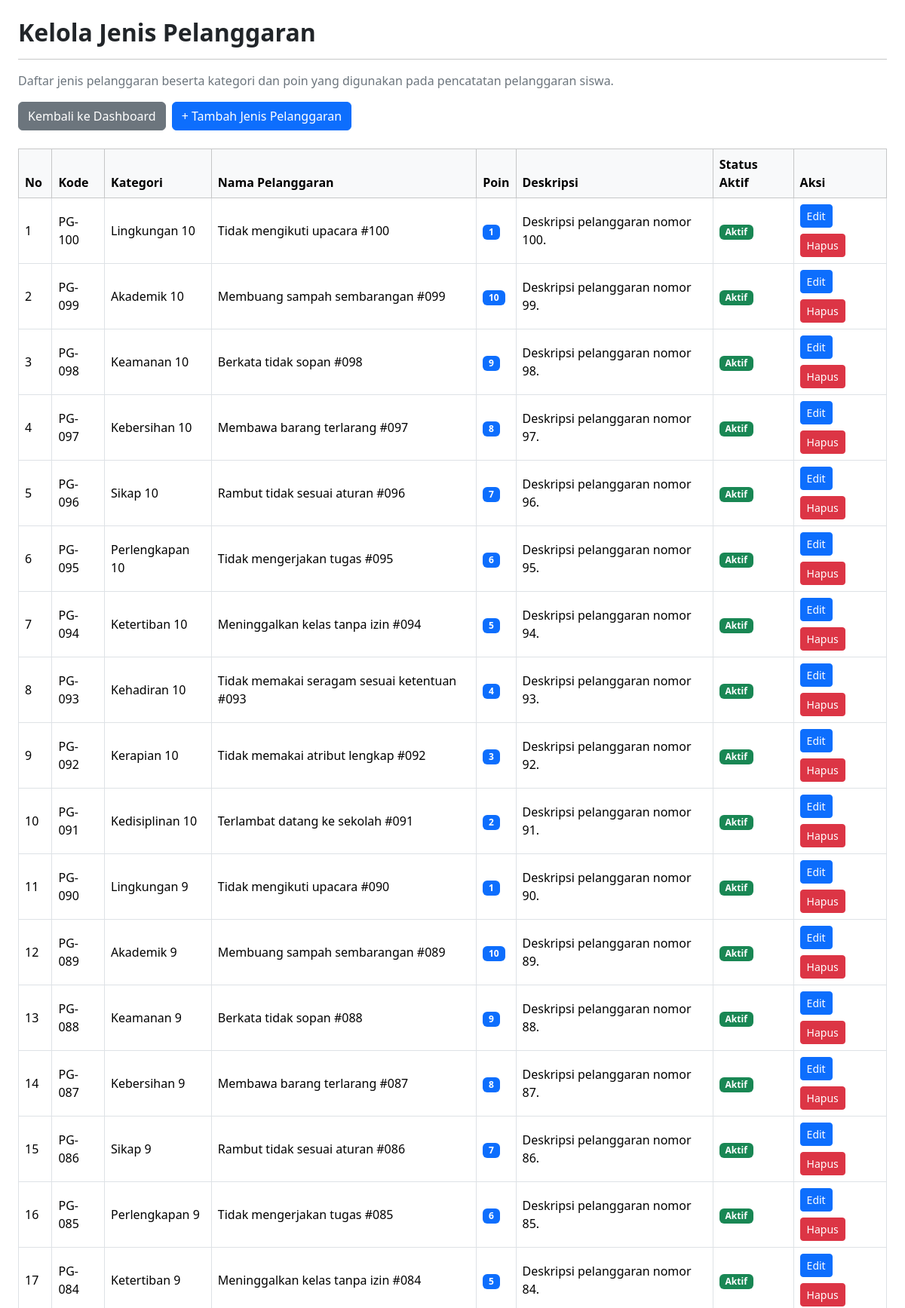
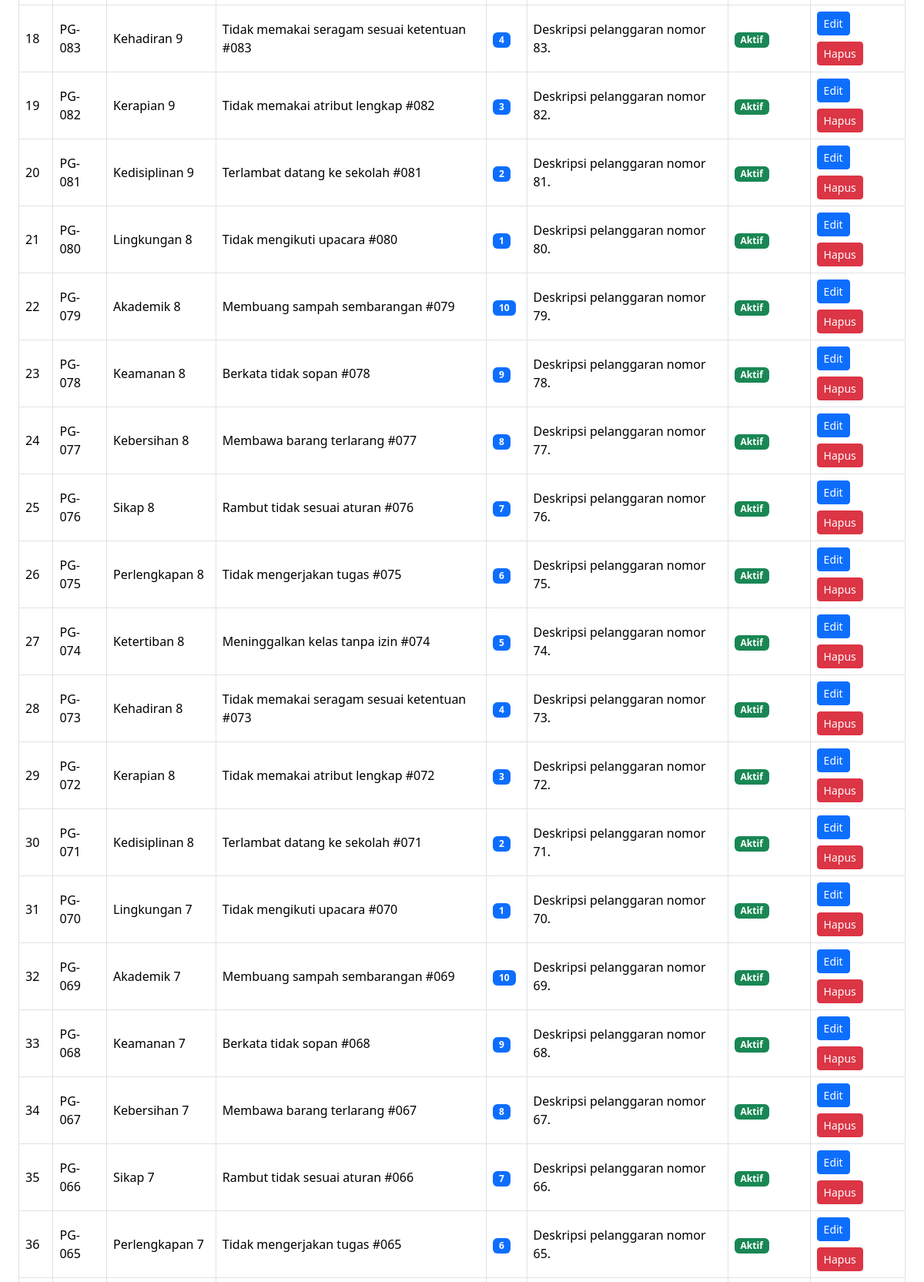
The page /kelola_jenis_pelanggaran.php (signed in, upper part) on the database its author committed (2 pictures, top to bottom).
### tables this page shows
CREATE TABLE `t_pelanggaran` (
  `id` int(11) NOT NULL,
  `pelanggaran_kategori_id` int(11) DEFAULT NULL,
  `kode` varchar(30) DEFAULT NULL,
  `nama` varchar(150) DEFAULT NULL,
  `poin` int(11) NOT NULL,
  `deskripsi` text NOT NULL,
  `status_aktif` tinyint(1) NOT NULL,
  `created_at` timestamp NOT NULL DEFAULT current_timestamp(),
  `updated_at` timestamp NOT NULL DEFAULT current_timestamp()
);

CREATE TABLE `t_pelanggaran_kategori` (
  `id` int(11) NOT NULL,
  `nama` varchar(100) DEFAULT NULL,
  `deskripsi` text NOT NULL,
  `status_aktif` tinyint(1) NOT NULL,
  `created_at` timestamp NOT NULL DEFAULT current_timestamp(),
  `updated_at` timestamp NOT NULL DEFAULT current_timestamp()
);

### kelola_jenis_pelanggaran.php (the view, shortened to what this page needs)
<?php
require_once __DIR__ . '/config/koneksi.php';
$embed = (($_GET['embed'] ?? $_POST['embed'] ?? '') === '1');
$sql = "
    SELECT
        p.id,
        p.kode,
        p.nama,
        p.poin,
        p.deskripsi,
        p.status_aktif,
        k.nama AS nama_kategori
    FROM t_pelanggaran p
    LEFT JOIN t_pelanggaran_kategori k
        ON k.id = p.pelanggaran_kategori_id
    ORDER BY p.id DESC
";
$query = mysqli_query($koneksi, $sql);
function e($value)
{
    return htmlspecialchars((string) $value, ENT_QUOTES, 'UTF-8');
}
?>
<?php if (!$embed): ?>
<!doctype html>
<html lang="id">
<head>
    <link href="https://cdn.jsdelivr.net/npm/bootstrap@5.3.3/dist/css/bootstrap.min.css"
          rel="stylesheet">
    <link href="https://cdn.datatables.net/2.3.4/css/dataTables.bootstrap5.min.css"
          rel="stylesheet">
</head>
<body>
<?php else: ?>
<link href="https://cdn.datatables.net/2.3.4/css/dataTables.bootstrap5.min.css"
      rel="stylesheet">
<?php endif; ?>
<div class="container-fluid p-3 p-md-4 bg-white">
    <h2 class="fw-bold mb-3">Kelola Jenis Pelanggaran</h2>
    <hr>
    <p class="text-secondary">
        Daftar jenis pelanggaran beserta kategori dan poin yang digunakan
        pada pencatatan pelanggaran siswa.
    </p>
    <div class="d-flex flex-wrap gap-2 mb-4">
        <a href="dashboard.php?embed=1"
           class="btn btn-secondary"
           onclick="return kembaliDashboard(event)">
            Kembali ke Dashboard
        </a>
        <a href="tambah_jenis_pelanggaran.php<?= $embed ? '?embed=1' : '' ?>"
           class="btn btn-primary">
            + Tambah Jenis Pelanggaran
        </a>
    </div>
    <div class="table-responsive">
        <table id="tabelJenisPelanggaran"
               class="table table-bordered table-hover align-middle w-100">
            <thead class="table-light">
                <tr>
                    <th>No</th>
                    <th>Kode</th>
                    <th>Kategori</th>
                    <th>Nama Pelanggaran</th>
                    <th>Poin</th>
                    <th>Deskripsi</th>
                    <th>Status Aktif</th>
                    <th>Aksi</th>
                </tr>
            </thead>
            <tbody>
                <?php
                $no = 1;
                if (mysqli_num_rows($query) > 0):
                    while ($data = mysqli_fetch_assoc($query)):
                ?>
                    <tr>
                        <td><?= $no++ ?></td>
                        <td><?= e($data['kode']) ?></td>
                        <td><?= e($data['nama_kategori'] ?? '-') ?></td>
                        <td><?= e($data['nama']) ?></td>
                        <td>
                            <span class="badge text-bg-primary">
                                <?= (int) $data['poin'] ?>
                            </span>
                        </td>
                        <td><?= e($data['deskripsi']) ?></td>
                        <td>
                            <?php if ((int) $data['status_aktif'] === 1): ?>
                                <span class="badge text-bg-success">Aktif</span>
                            <?php else: ?>
                                <span class="badge text-bg-secondary">Tidak Aktif</span>
                            <?php endif; ?>
                        </td>
                        <td>
                            <div class="d-flex flex-wrap gap-2">
                                <a class="btn btn-sm btn-primary"
                                   href="edit_pelanggaran.php?id=<?= (int) $data['id'] ?><?= $embed ? '&embed=1' : '' ?>">
                                    Edit
                                </a>
                                <form method="post"
                                      action="proses_pelanggaran.php"
                                      onsubmit="return confirm('Yakin ingin menghapus jenis pelanggaran ini?')">
                                    <button class="btn btn-sm btn-danger" type="submit">
                                        Hapus
                                    </button>
                                </form>
                            </div>
                        </td>
                    </tr>
                <?php
                    endwhile;
                endif; ?>
            </tbody>
        </table>
    </div>
</div>
<?php if (!$embed): ?>
</body>
</html>
<?php endif; ?>

### rows shown on the page
t_pelanggaran: kode "PG-100", pelanggaran_kategori.nama "Lingkungan 10", nama "Tidak mengikuti upacara #100", poin "1", deskripsi "Deskripsi pelanggaran nomor 100.", status_aktif "Aktif"
t_pelanggaran: kode "PG-099", pelanggaran_kategori.nama "Akademik 10", nama "Membuang sampah sembarangan #099", poin "10", deskripsi "Deskripsi pelanggaran nomor 99.", status_aktif "Aktif"
t_pelanggaran: kode "PG-098", pelanggaran_kategori.nama "Keamanan 10", nama "Berkata tidak sopan #098", poin "9", deskripsi "Deskripsi pelanggaran nomor 98.", status_aktif "Aktif"
t_pelanggaran: kode "PG-097", pelanggaran_kategori.nama "Kebersihan 10", nama "Membawa barang terlarang #097", poin "8", deskripsi "Deskripsi pelanggaran nomor 97.", status_aktif "Aktif"
t_pelanggaran: kode "PG-096", pelanggaran_kategori.nama "Sikap 10", nama "Rambut tidak sesuai aturan #096", poin "7", deskripsi "Deskripsi pelanggaran nomor 96.", status_aktif "Aktif"
t_pelanggaran: kode "PG-095", pelanggaran_kategori.nama "Perlengkapan 10", nama "Tidak mengerjakan tugas #095", poin "6", deskripsi "Deskripsi pelanggaran nomor 95.", status_aktif "Aktif"
t_pelanggaran: kode "PG-094", pelanggaran_kategori.nama "Ketertiban 10", nama "Meninggalkan kelas tanpa izin #094", poin "5", deskripsi "Deskripsi pelanggaran nomor 94.", status_aktif "Aktif"
t_pelanggaran: kode "PG-093", pelanggaran_kategori.nama "Kehadiran 10", nama "Tidak memakai seragam sesuai ketentuan #093", poin "4", deskripsi "Deskripsi pelanggaran nomor 93.", status_aktif "Aktif"
t_pelanggaran: kode "PG-092", pelanggaran_kategori.nama "Kerapian 10", nama "Tidak memakai atribut lengkap #092", poin "3", deskripsi "Deskripsi pelanggaran nomor 92.", status_aktif "Aktif"
t_pelanggaran: kode "PG-091", pelanggaran_kategori.nama "Kedisiplinan 10", nama "Terlambat datang ke sekolah #091", poin "2", deskripsi "Deskripsi pelanggaran nomor 91.", status_aktif "Aktif"
t_pelanggaran: kode "PG-090", pelanggaran_kategori.nama "Lingkungan 9", nama "Tidak mengikuti upacara #090", poin "1", deskripsi "Deskripsi pelanggaran nomor 90.", status_aktif "Aktif"
t_pelanggaran: kode "PG-089", pelanggaran_kategori.nama "Akademik 9", nama "Membuang sampah sembarangan #089", poin "10", deskripsi "Deskripsi pelanggaran nomor 89.", status_aktif "Aktif"
t_pelanggaran: kode "PG-088", pelanggaran_kategori.nama "Keamanan 9", nama "Berkata tidak sopan #088", poin "9", deskripsi "Deskripsi pelanggaran nomor 88.", status_aktif "Aktif"
t_pelanggaran: kode "PG-087", pelanggaran_kategori.nama "Kebersihan 9", nama "Membawa barang terlarang #087", poin "8", deskripsi "Deskripsi pelanggaran nomor 87.", status_aktif "Aktif"
t_pelanggaran: kode "PG-086", pelanggaran_kategori.nama "Sikap 9", nama "Rambut tidak sesuai aturan #086", poin "7", deskripsi "Deskripsi pelanggaran nomor 86.", status_aktif "Aktif"
t_pelanggaran: kode "PG-085", pelanggaran_kategori.nama "Perlengkapan 9", nama "Tidak mengerjakan tugas #085", poin "6", deskripsi "Deskripsi pelanggaran nomor 85.", status_aktif "Aktif"
t_pelanggaran: kode "PG-084", pelanggaran_kategori.nama "Ketertiban 9", nama "Meninggalkan kelas tanpa izin #084", poin "5", deskripsi "Deskripsi pelanggaran nomor 84.", status_aktif "Aktif"
t_pelanggaran: kode "PG-083", pelanggaran_kategori.nama "Kehadiran 9", nama "Tidak memakai seragam sesuai ketentuan #083", poin "4", deskripsi "Deskripsi pelanggaran nomor 83.", status_aktif "Aktif"
t_pelanggaran: kode "PG-082", pelanggaran_kategori.nama "Kerapian 9", nama "Tidak memakai atribut lengkap #082", poin "3", deskripsi "Deskripsi pelanggaran nomor 82.", status_aktif "Aktif"
t_pelanggaran: kode "PG-081", pelanggaran_kategori.nama "Kedisiplinan 9", nama "Terlambat datang ke sekolah #081", poin "2", deskripsi "Deskripsi pelanggaran nomor 81.", status_aktif "Aktif"
t_pelanggaran: kode "PG-080", pelanggaran_kategori.nama "Lingkungan 8", nama "Tidak mengikuti upacara #080", poin "1", deskripsi "Deskripsi pelanggaran nomor 80.", status_aktif "Aktif"
t_pelanggaran: kode "PG-079", pelanggaran_kategori.nama "Akademik 8", nama "Membuang sampah sembarangan #079", poin "10", deskripsi "Deskripsi pelanggaran nomor 79.", status_aktif "Aktif"
t_pelanggaran: kode "PG-078", pelanggaran_kategori.nama "Keamanan 8", nama "Berkata tidak sopan #078", poin "9", deskripsi "Deskripsi pelanggaran nomor 78.", status_aktif "Aktif"
t_pelanggaran: kode "PG-077", pelanggaran_kategori.nama "Kebersihan 8", nama "Membawa barang terlarang #077", poin "8", deskripsi "Deskripsi pelanggaran nomor 77.", status_aktif "Aktif"
t_pelanggaran: kode "PG-076", pelanggaran_kategori.nama "Sikap 8", nama "Rambut tidak sesuai aturan #076", poin "7", deskripsi "Deskripsi pelanggaran nomor 76.", status_aktif "Aktif"
t_pelanggaran: kode "PG-075", pelanggaran_kategori.nama "Perlengkapan 8", nama "Tidak mengerjakan tugas #075", poin "6", deskripsi "Deskripsi pelanggaran nomor 75.", status_aktif "Aktif"
t_pelanggaran: kode "PG-074", pelanggaran_kategori.nama "Ketertiban 8", nama "Meninggalkan kelas tanpa izin #074", poin "5", deskripsi "Deskripsi pelanggaran nomor 74.", status_aktif "Aktif"
t_pelanggaran: kode "PG-073", pelanggaran_kategori.nama "Kehadiran 8", nama "Tidak memakai seragam sesuai ketentuan #073", poin "4", deskripsi "Deskripsi pelanggaran nomor 73.", status_aktif "Aktif"
t_pelanggaran: kode "PG-072", pelanggaran_kategori.nama "Kerapian 8", nama "Tidak memakai atribut lengkap #072", poin "3", deskripsi "Deskripsi pelanggaran nomor 72.", status_aktif "Aktif"
t_pelanggaran: kode "PG-071", pelanggaran_kategori.nama "Kedisiplinan 8", nama "Terlambat datang ke sekolah #071", poin "2", deskripsi "Deskripsi pelanggaran nomor 71.", status_aktif "Aktif"
t_pelanggaran: kode "PG-070", pelanggaran_kategori.nama "Lingkungan 7", nama "Tidak mengikuti upacara #070", poin "1", deskripsi "Deskripsi pelanggaran nomor 70.", status_aktif "Aktif"
t_pelanggaran: kode "PG-069", pelanggaran_kategori.nama "Akademik 7", nama "Membuang sampah sembarangan #069", poin "10", deskripsi "Deskripsi pelanggaran nomor 69.", status_aktif "Aktif"
t_pelanggaran: kode "PG-068", pelanggaran_kategori.nama "Keamanan 7", nama "Berkata tidak sopan #068", poin "9", deskripsi "Deskripsi pelanggaran nomor 68.", status_aktif "Aktif"
t_pelanggaran: kode "PG-067", pelanggaran_kategori.nama "Kebersihan 7", nama "Membawa barang terlarang #067", poin "8", deskripsi "Deskripsi pelanggaran nomor 67.", status_aktif "Aktif"
t_pelanggaran: kode "PG-066", pelanggaran_kategori.nama "Sikap 7", nama "Rambut tidak sesuai aturan #066", poin "7", deskripsi "Deskripsi pelanggaran nomor 66.", status_aktif "Aktif"
t_pelanggaran: kode "PG-065", pelanggaran_kategori.nama "Perlengkapan 7", nama "Tidak mengerjakan tugas #065", poin "6", deskripsi "Deskripsi pelanggaran nomor 65.", status_aktif "Aktif"
